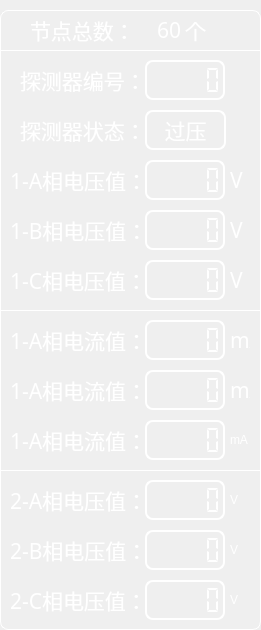
  <widget class="QGroupBox" name="groupBox">
   <property name="geometry">
    <rect>
     <x>5</x>
     <y>-5</y>
     <width>261</width>
     <height>630</height>
    </rect>
   </property>
   <property name="styleSheet">
    <string notr="true">QGroupBox{
font: 14pt &quot;楷体&quot;;
border: 1px solid white;
border-radius:8px;
margin-top:10px;
}
QGroupBox:title{
color:white;
subcontrol-origin: margin;
left: 5px;
}

QToolButton{
font: 16pt &quot;楷体&quot;;
border:2px solid;
border-radius:8px;
color: rgb(255, 255, 255);
border-color: rgb(53, 156, 212);

}
QToolButton:pressed{
font: 15pt &quot;楷体&quot;;
background-color:rgb(85, 170, 255);
}
QLabel{
font: 16pt &quot;楷体&quot;;
color: rgb(255, 255, 255);
}
QLCDNumber{
color: rgb(0, 85, 255);
border:2px solid white;
border-radius:8px;

}</string>
   </property>
   <property name="title">
    <string/>
   </property>
   <widget class="QLabel" name="label_333">
    <property name="geometry">
     <rect>
      <x>230</x>
      <y>370</y>
      <width>20</width>
      <height>40</height>
     </rect>
    </property>
    <property name="font">
     <font>
      <family>楷体</family>
      <pointsize>16</pointsize>
      <weight>50</weight>
      <italic>false</italic>
      <bold>false</bold>
     </font>
    </property>
    <property name="styleSheet">
     <string notr="true">font: 16pt &quot;楷体&quot;;</string>
    </property>
    <property name="text">
     <string>mA</string>
    </property>
   </widget>
   <widget class="QLCDNumber" name="lcdNb_AV_1">
    <property name="geometry">
     <rect>
      <x>145</x>
      <y>160</y>
      <width>80</width>
      <height>40</height>
     </rect>
    </property>
    <property name="styleSheet">
     <string notr="true">color: rgb(255, 255, 255);</string>
    </property>
    <property name="smallDecimalPoint">
     <bool>false</bool>
    </property>
    <property name="digitCount">
     <number>5</number>
    </property>
    <property name="segmentStyle">
     <enum>QLCDNumber::Flat</enum>
    </property>
    <property name="intValue" stdset="0">
     <number>0</number>
    </property>
   </widget>
   <widget class="QLabel" name="label_20">
    <property name="geometry">
     <rect>
      <x>10</x>
      <y>420</y>
      <width>130</width>
      <height>40</height>
     </rect>
    </property>
    <property name="font">
     <font>
      <family>楷体</family>
      <pointsize>16</pointsize>
      <weight>50</weight>
      <italic>false</italic>
      <bold>false</bold>
     </font>
    </property>
    <property name="text">
     <string>1-A相电流值：</string>
    </property>
   </widget>
   <widget class="QLCDNumber" name="lcdNb_BI_1">
    <property name="geometry">
     <rect>
      <x>145</x>
      <y>370</y>
      <width>80</width>
      <height>40</height>
     </rect>
    </property>
    <property name="styleSheet">
     <string notr="true">color: rgb(255, 255, 255);</string>
    </property>
    <property name="smallDecimalPoint">
     <bool>false</bool>
    </property>
    <property name="digitCount">
     <number>5</number>
    </property>
    <property name="segmentStyle">
     <enum>QLCDNumber::Flat</enum>
    </property>
   </widget>
   <widget class="QLabel" name="label_19">
    <property name="geometry">
     <rect>
      <x>10</x>
      <y>480</y>
      <width>130</width>
      <height>40</height>
     </rect>
    </property>
    <property name="font">
     <font>
      <family>楷体</family>
      <pointsize>16</pointsize>
      <weight>50</weight>
      <italic>false</italic>
      <bold>false</bold>
     </font>
    </property>
    <property name="text">
     <string>2-A相电压值：</string>
    </property>
   </widget>
   <widget class="QLabel" name="label_12">
    <property name="geometry">
     <rect>
      <x>20</x>
      <y>65</y>
      <width>120</width>
      <height>30</height>
     </rect>
    </property>
    <property name="font">
     <font>
      <family>楷体</family>
      <pointsize>16</pointsize>
      <weight>50</weight>
      <italic>false</italic>
      <bold>false</bold>
     </font>
    </property>
    <property name="text">
     <string>探测器编号：</string>
    </property>
   </widget>
   <widget class="QLabel" name="label_22">
    <property name="geometry">
     <rect>
      <x>230</x>
      <y>420</y>
      <width>25</width>
      <height>40</height>
     </rect>
    </property>
    <property name="styleSheet">
     <string>font: 16pt &quot;楷体&quot;;</string>
    </property>
    <property name="text">
     <string>mA</string>
    </property>
   </widget>
   <widget class="QLabel" name="label_21">
    <property name="geometry">
     <rect>
      <x>230</x>
      <y>580</y>
      <width>25</width>
      <height>40</height>
     </rect>
    </property>
    <property name="styleSheet">
     <string>font: 16pt &quot;楷体&quot;;</string>
    </property>
    <property name="text">
     <string>V</string>
    </property>
   </widget>
   <widget class="QLCDNumber" name="lcdNb_AV_2">
    <property name="geometry">
     <rect>
      <x>145</x>
      <y>480</y>
      <width>80</width>
      <height>40</height>
     </rect>
    </property>
    <property name="styleSheet">
     <string notr="true">color: rgb(255, 255, 255);</string>
    </property>
    <property name="smallDecimalPoint">
     <bool>false</bool>
    </property>
    <property name="digitCount">
     <number>5</number>
    </property>
    <property name="segmentStyle">
     <enum>QLCDNumber::Flat</enum>
    </property>
    <property name="intValue" stdset="0">
     <number>0</number>
    </property>
   </widget>
   <widget class="QLabel" name="label_17">
    <property name="geometry">
     <rect>
      <x>10</x>
      <y>580</y>
      <width>130</width>
      <height>40</height>
     </rect>
    </property>
    <property name="font">
     <font>
      <family>楷体</family>
      <pointsize>16</pointsize>
      <weight>50</weight>
      <italic>false</italic>
      <bold>false</bold>
     </font>
    </property>
    <property name="text">
     <string>2-C相电压值：</string>
    </property>
   </widget>
   <widget class="QLabel" name="label_111">
    <property name="geometry">
     <rect>
      <x>230</x>
      <y>160</y>
      <width>20</width>
      <height>40</height>
     </rect>
    </property>
    <property name="font">
     <font>
      <family>楷体</family>
      <pointsize>16</pointsize>
      <weight>50</weight>
      <italic>false</italic>
      <bold>false</bold>
     </font>
    </property>
    <property name="styleSheet">
     <string notr="true">font: 16pt &quot;楷体&quot;;</string>
    </property>
    <property name="text">
     <string>V</string>
    </property>
   </widget>
   <widget class="QLabel" name="label_9">
    <property name="geometry">
     <rect>
      <x>10</x>
      <y>160</y>
      <width>130</width>
      <height>40</height>
     </rect>
    </property>
    <property name="font">
     <font>
      <family>楷体</family>
      <pointsize>16</pointsize>
      <weight>50</weight>
      <italic>false</italic>
      <bold>false</bold>
     </font>
    </property>
    <property name="text">
     <string>1-A相电压值：</string>
    </property>
   </widget>
   <widget class="QLCDNumber" name="lcdNb_BV_2">
    <property name="geometry">
     <rect>
      <x>145</x>
      <y>530</y>
      <width>80</width>
      <height>40</height>
     </rect>
    </property>
    <property name="styleSheet">
     <string notr="true">color: rgb(255, 255, 255);</string>
    </property>
    <property name="smallDecimalPoint">
     <bool>false</bool>
    </property>
    <property name="digitCount">
     <number>5</number>
    </property>
    <property name="segmentStyle">
     <enum>QLCDNumber::Flat</enum>
    </property>
   </widget>
   <widget class="QLabel" name="label_14">
    <property name="geometry">
     <rect>
      <x>230</x>
      <y>480</y>
      <width>25</width>
      <height>40</height>
     </rect>
    </property>
    <property name="styleSheet">
     <string>font: 16pt &quot;楷体&quot;;</string>
    </property>
    <property name="text">
     <string>V</string>
    </property>
   </widget>
   <widget class="QLCDNumber" name="lcdNb_CI_1">
    <property name="geometry">
     <rect>
      <x>145</x>
      <y>420</y>
      <width>80</width>
      <height>40</height>
     </rect>
    </property>
    <property name="styleSheet">
     <string notr="true">color: rgb(255, 255, 255);</string>
    </property>
    <property name="smallDecimalPoint">
     <bool>false</bool>
    </property>
    <property name="digitCount">
     <number>5</number>
    </property>
    <property name="segmentStyle">
     <enum>QLCDNumber::Flat</enum>
    </property>
   </widget>
   <widget class="QLabel" name="label_23">
    <property name="geometry">
     <rect>
      <x>230</x>
      <y>530</y>
      <width>25</width>
      <height>40</height>
     </rect>
    </property>
    <property name="styleSheet">
     <string>font: 16pt &quot;楷体&quot;;</string>
    </property>
    <property name="text">
     <string>V</string>
    </property>
   </widget>
   <widget class="QLabel" name="label_11">
    <property name="geometry">
     <rect>
      <x>10</x>
      <y>370</y>
      <width>130</width>
      <height>40</height>
     </rect>
    </property>
    <property name="font">
     <font>
      <family>楷体</family>
      <pointsize>16</pointsize>
      <weight>50</weight>
      <italic>false</italic>
      <bold>false</bold>
     </font>
    </property>
    <property name="text">
     <string>1-A相电流值：</string>
    </property>
   </widget>
   <widget class="QLCDNumber" name="lcdNb_AI_1">
    <property name="geometry">
     <rect>
      <x>145</x>
      <y>320</y>
      <width>80</width>
      <height>40</height>
     </rect>
    </property>
    <property name="styleSheet">
     <string notr="true">color: rgb(255, 255, 255);</string>
    </property>
    <property name="smallDecimalPoint">
     <bool>false</bool>
    </property>
    <property name="digitCount">
     <number>5</number>
    </property>
    <property name="segmentStyle">
     <enum>QLCDNumber::Flat</enum>
    </property>
   </widget>
   <widget class="QLabel" name="label_10">
    <property name="geometry">
     <rect>
      <x>10</x>
      <y>320</y>
      <width>130</width>
      <height>40</height>
     </rect>
    </property>
    <property name="font">
     <font>
      <family>楷体</family>
      <pointsize>16</pointsize>
      <weight>50</weight>
      <italic>false</italic>
      <bold>false</bold>
     </font>
    </property>
    <property name="text">
     <string>1-A相电流值：</string>
    </property>
   </widget>
   <widget class="QLabel" name="label_222">
    <property name="geometry">
     <rect>
      <x>230</x>
      <y>320</y>
      <width>20</width>
      <height>40</height>
     </rect>
    </property>
    <property name="font">
     <font>
      <family>楷体</family>
      <pointsize>16</pointsize>
      <weight>50</weight>
      <italic>false</italic>
      <bold>false</bold>
     </font>
    </property>
    <property name="styleSheet">
     <string notr="true">font: 16pt &quot;楷体&quot;;</string>
    </property>
    <property name="text">
     <string>mA</string>
    </property>
   </widget>
   <widget class="QLCDNumber" name="lcdNb_CV_2">
    <property name="geometry">
     <rect>
      <x>145</x>
      <y>580</y>
      <width>80</width>
      <height>40</height>
     </rect>
    </property>
    <property name="styleSheet">
     <string notr="true">color: rgb(255, 255, 255);</string>
    </property>
    <property name="frameShadow">
     <enum>QFrame::Plain</enum>
    </property>
    <property name="smallDecimalPoint">
     <bool>false</bool>
    </property>
    <property name="digitCount">
     <number>5</number>
    </property>
    <property name="segmentStyle">
     <enum>QLCDNumber::Flat</enum>
    </property>
   </widget>
   <widget class="QLCDNumber" name="lcdNb_address">
    <property name="geometry">
     <rect>
      <x>145</x>
      <y>60</y>
      <width>80</width>
      <height>40</height>
     </rect>
    </property>
    <property name="styleSheet">
     <string notr="true">color: rgb(255, 255, 255);</string>
    </property>
    <property name="smallDecimalPoint">
     <bool>false</bool>
    </property>
    <property name="digitCount">
     <number>5</number>
    </property>
    <property name="segmentStyle">
     <enum>QLCDNumber::Flat</enum>
    </property>
   </widget>
   <widget class="QLabel" name="label_18">
    <property name="geometry">
     <rect>
      <x>10</x>
      <y>530</y>
      <width>130</width>
      <height>40</height>
     </rect>
    </property>
    <property name="font">
     <font>
      <family>楷体</family>
      <pointsize>16</pointsize>
      <weight>50</weight>
      <italic>false</italic>
      <bold>false</bold>
     </font>
    </property>
    <property name="text">
     <string>2-B相电压值：</string>
    </property>
   </widget>
   <widget class="QLabel" name="label_27">
    <property name="geometry">
     <rect>
      <x>30</x>
      <y>15</y>
      <width>96</width>
      <height>30</height>
     </rect>
    </property>
    <property name="font">
     <font>
      <family>楷体</family>
      <pointsize>16</pointsize>
      <weight>50</weight>
      <italic>false</italic>
      <bold>false</bold>
     </font>
    </property>
    <property name="styleSheet">
     <string notr="true">QLabel{
color: rgb(255, 255, 255);
}</string>
    </property>
    <property name="text">
     <string>节点总数：</string>
    </property>
   </widget>
   <widget class="QLabel" name="lb_nodeNum">
    <property name="geometry">
     <rect>
      <x>145</x>
      <y>15</y>
      <width>36</width>
      <height>30</height>
     </rect>
    </property>
    <property name="font">
     <font>
      <family>楷体</family>
      <pointsize>16</pointsize>
      <weight>50</weight>
      <italic>false</italic>
      <bold>false</bold>
     </font>
    </property>
    <property name="styleSheet">
     <string notr="true">QLabel{
color: rgb(255, 255, 255);
}</string>
    </property>
    <property name="text">
     <string>60</string>
    </property>
    <property name="alignment">
     <set>Qt::AlignRight|Qt::AlignTrailing|Qt::AlignVCenter</set>
    </property>
   </widget>
   <widget class="Line" name="line">
    <property name="geometry">
     <rect>
      <x>0</x>
      <y>470</y>
      <width>260</width>
      <height>1</height>
     </rect>
    </property>
    <property name="styleSheet">
     <string notr="true">background-color: rgb(255, 255, 255);</string>
    </property>
    <property name="orientation">
     <enum>Qt::Horizontal</enum>
    </property>
   </widget>
   <widget class="QLabel" name="lb_nodeNum_2">
    <property name="geometry">
     <rect>
      <x>185</x>
      <y>15</y>
      <width>36</width>
      <height>30</height>
     </rect>
    </property>
    <property name="font">
     <font>
      <family>楷体</family>
      <pointsize>16</pointsize>
      <weight>50</weight>
      <italic>false</italic>
      <bold>false</bold>
     </font>
    </property>
    <property name="styleSheet">
     <string notr="true">QLabel{
color: rgb(255, 255, 255);
}</string>
    </property>
    <property name="text">
     <string>个</string>
    </property>
    <property name="alignment">
     <set>Qt::AlignLeading|Qt::AlignLeft|Qt::AlignVCenter</set>
    </property>
   </widget>
   <widget class="Line" name="line_2">
    <property name="geometry">
     <rect>
      <x>0</x>
      <y>310</y>
      <width>260</width>
      <height>1</height>
     </rect>
    </property>
    <property name="styleSheet">
     <string notr="true">background-color: rgb(255, 255, 255);</string>
    </property>
    <property name="orientation">
     <enum>Qt::Horizontal</enum>
    </property>
   </widget>
   <widget class="QLabel" name="label_223">
    <property name="geometry">
     <rect>
      <x>230</x>
      <y>260</y>
      <width>20</width>
      <height>40</height>
     </rect>
    </property>
    <property name="font">
     <font>
      <family>楷体</family>
      <pointsize>16</pointsize>
      <weight>50</weight>
      <italic>false</italic>
      <bold>false</bold>
     </font>
    </property>
    <property name="styleSheet">
     <string notr="true">font: 16pt &quot;楷体&quot;;</string>
    </property>
    <property name="text">
     <string>V</string>
    </property>
   </widget>
   <widget class="QLCDNumber" name="lcdNb_CV_1">
    <property name="geometry">
     <rect>
      <x>145</x>
      <y>260</y>
      <width>80</width>
      <height>40</height>
     </rect>
    </property>
    <property name="styleSheet">
     <string notr="true">color: rgb(255, 255, 255);</string>
    </property>
    <property name="smallDecimalPoint">
     <bool>false</bool>
    </property>
    <property name="digitCount">
     <number>5</number>
    </property>
    <property name="segmentStyle">
     <enum>QLCDNumber::Flat</enum>
    </property>
   </widget>
   <widget class="QLabel" name="label_13">
    <property name="geometry">
     <rect>
      <x>10</x>
      <y>260</y>
      <width>130</width>
      <height>40</height>
     </rect>
    </property>
    <property name="font">
     <font>
      <family>楷体</family>
      <pointsize>16</pointsize>
      <weight>50</weight>
      <italic>false</italic>
      <bold>false</bold>
     </font>
    </property>
    <property name="text">
     <string>1-C相电压值：</string>
    </property>
   </widget>
   <widget class="QLabel" name="label_16">
    <property name="geometry">
     <rect>
      <x>10</x>
      <y>210</y>
      <width>130</width>
      <height>40</height>
     </rect>
    </property>
    <property name="font">
     <font>
      <family>楷体</family>
      <pointsize>16</pointsize>
      <weight>50</weight>
      <italic>false</italic>
      <bold>false</bold>
     </font>
    </property>
    <property name="text">
     <string>1-B相电压值：</string>
    </property>
   </widget>
   <widget class="QLabel" name="label_224">
    <property name="geometry">
     <rect>
      <x>230</x>
      <y>210</y>
      <width>20</width>
      <height>40</height>
     </rect>
    </property>
    <property name="font">
     <font>
      <family>楷体</family>
      <pointsize>16</pointsize>
      <weight>50</weight>
      <italic>false</italic>
      <bold>false</bold>
     </font>
    </property>
    <property name="styleSheet">
     <string notr="true">font: 16pt &quot;楷体&quot;;</string>
    </property>
    <property name="text">
     <string>V</string>
    </property>
   </widget>
   <widget class="QLCDNumber" name="lcdNb_BV_1">
    <property name="geometry">
     <rect>
      <x>145</x>
      <y>210</y>
      <width>80</width>
      <height>40</height>
     </rect>
    </property>
    <property name="styleSheet">
     <string notr="true">color: rgb(255, 255, 255);</string>
    </property>
    <property name="smallDecimalPoint">
     <bool>false</bool>
    </property>
    <property name="digitCount">
     <number>5</number>
    </property>
    <property name="segmentStyle">
     <enum>QLCDNumber::Flat</enum>
    </property>
   </widget>
   <widget class="QLabel" name="label_24">
    <property name="geometry">
     <rect>
      <x>20</x>
      <y>110</y>
      <width>120</width>
      <height>40</height>
     </rect>
    </property>
    <property name="font">
     <font>
      <family>楷体</family>
      <pointsize>16</pointsize>
      <weight>50</weight>
      <italic>false</italic>
      <bold>false</bold>
     </font>
    </property>
    <property name="text">
     <string>探测器状态：</string>
    </property>
   </widget>
   <widget class="QLabel" name="lbState">
    <property name="geometry">
     <rect>
      <x>145</x>
      <y>110</y>
      <width>81</width>
      <height>40</height>
     </rect>
    </property>
    <property name="font">
     <font>
      <family>楷体</family>
      <pointsize>16</pointsize>
      <weight>50</weight>
      <italic>false</italic>
      <bold>false</bold>
     </font>
    </property>
    <property name="styleSheet">
     <string notr="true">QLabel{
border:2px solid white;
border-radius:8px;
color: rgb(255, 255, 255);
}</string>
    </property>
    <property name="text">
     <string>过压</string>
    </property>
    <property name="alignment">
     <set>Qt::AlignCenter</set>
    </property>
   </widget>
   <widget class="Line" name="line_3">
    <property name="geometry">
     <rect>
      <x>0</x>
      <y>50</y>
      <width>260</width>
      <height>1</height>
     </rect>
    </property>
    <property name="styleSheet">
     <string notr="true">background-color: rgb(255, 255, 255);</string>
    </property>
    <property name="orientation">
     <enum>Qt::Horizontal</enum>
    </property>
   </widget>
  </widget>
